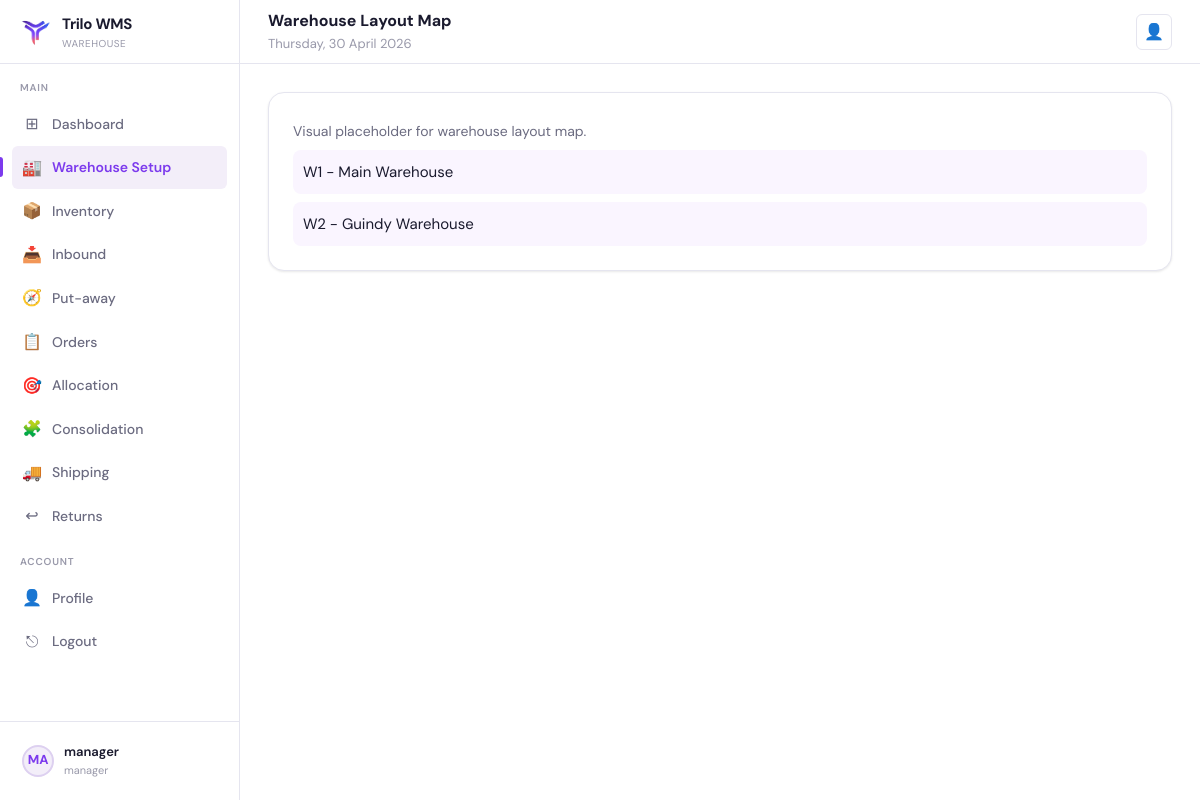
The app's page /warehouse/layout/ (signed in) with its own data.
### core/models.py (models this page shows, shortened)
class User(AbstractUser):
    class Role(models.TextChoices):
        ADMIN = "admin", "Admin"
        MANAGER = "manager", "Manager"
        PICKER = "picker", "Picker"
        PUTAWAY = "putaway", "Putaway"
        PACKER = "packer", "Packer"
    role = models.CharField(max_length=20, choices=Role.choices, default=Role.PICKER)
    employee_id = models.CharField(max_length=32, unique=True)
    warehouse = models.CharField(max_length=120, blank=True, null=True)
    assigned_warehouse = models.ForeignKey(
        "Warehouse",
        on_delete=models.SET_NULL,
        null=True,
        blank=True,
        related_name="workers",
    )

class Warehouse(models.Model):
    class Status(models.TextChoices):
        ACTIVE = "active", "Active"
        INACTIVE = "inactive", "Inactive"
    name = models.CharField(max_length=120)
    code = models.CharField(max_length=20, unique=True)
    location = models.CharField(max_length=255, blank=True, default="")
    manager = models.ForeignKey(
        settings.AUTH_USER_MODEL,
        on_delete=models.SET_NULL,
        null=True,
        blank=True,
        related_name="managed_warehouses",
    )
    contact = models.CharField(max_length=120, blank=True, default="")
    status = models.CharField(max_length=20, choices=Status.choices, default=Status.ACTIVE)
    created_at = models.DateTimeField(default=timezone.now, editable=False)

### core/views.py (the view)
# urls.py: path("warehouse/layout/", views.warehouse_layout_map, name="warehouse_layout_map"),
@login_required
@role_required("admin", "manager")
def warehouse_layout_map(request):
    return render(request, "warehouse/warehouse_layout_map.html", {"warehouses": Warehouse.objects.all(), "today_str": now_date_str()})

### core/utils.py (called while the page is built)
def now_date_str() -> str:
    return timezone.localdate().strftime("%A, %d %B %Y")

### core/templates/warehouse/warehouse_layout_map.html (shortened to what this page needs)
{% extends "base.html" %}
{% block header_title %}Warehouse Layout Map{% endblock %}
{% block content %}
<div class="card"><div class="card-body">
  <div class="page-subtitle">Visual placeholder for warehouse layout map.</div>
  {% for w in warehouses %}<div style="margin-top:8px;padding:10px;background:#faf5ff;border-radius:8px">{{ w.code }} - {{ w.name }}</div>{% endfor %}
</div></div>
{% endblock %}

### core/templates/base.html (shortened to what this page needs)
{% load static %}
<!DOCTYPE html>
<html lang="en">
<head>
  <link rel="stylesheet" href="{% static 'css/base.css' %}"/>
</head>
<body class="{% block body_class %}{% endblock %}">
  {% block layout %}
  <div class="layout">
    <aside class="sidebar">
      <div class="sidebar-logo">
        <div class="logo-icon"><img src="{% static 'images/TriloLogo.png' %}" alt="Trilo WMS" width="32" height="32" /></div>
        <div>
          <div class="logo-text">Trilo WMS</div>
          <div class="logo-sub">Warehouse</div>
        </div>
      </div>
      <nav class="sidebar-nav">
        <div class="nav-section-label">Main</div>
        <a class="nav-item {% if request.path == '/dashboard/' %}active{% endif %}" href="/dashboard/">
          <span class="nav-icon">⊞</span> Dashboard
        </a>
        {% if request.user.role == 'manager' %}
          <a class="nav-item {% if request.path|slice:":11" == '/warehouse/' %}active{% endif %}" href="/warehouse/">
            <span class="nav-icon">🏭</span> Warehouse Setup
          </a>
          <a class="nav-item {% if request.path|slice:":11" == '/inventory/' %}active{% endif %}" href="/inventory/">
            <span class="nav-icon">📦</span> Inventory
          </a>
          <a class="nav-item {% if request.path|slice:":9" == '/inbound/' %}active{% endif %}" href="/inbound/">
            <span class="nav-icon">📥</span> Inbound
          </a>
          <a class="nav-item {% if request.path|slice:":18" == '/inbound/putaway/' %}active{% endif %}" href="/inbound/putaway/tasks/">
            <span class="nav-icon">🧭</span> Put-away
          </a>
          <a class="nav-item {% if request.path|slice:":8" == '/orders/' %}active{% endif %}" href="/orders/">
            <span class="nav-icon">📋</span> Orders
          </a>
          <a class="nav-item {% if request.path|slice:":12" == '/allocation/' %}active{% endif %}" href="/allocation/">
            <span class="nav-icon">🎯</span> Allocation
          </a>
          <a class="nav-item {% if request.path|slice:":15" == '/consolidation/' %}active{% endif %}" href="/consolidation/">
            <span class="nav-icon">🧩</span> Consolidation
          </a>
          <a class="nav-item {% if request.path|slice:":10" == '/shipping/' %}active{% endif %}" href="/shipping/">
            <span class="nav-icon">🚚</span> Shipping
          </a>
          <a class="nav-item {% if request.path|slice:":9" == '/returns/' %}active{% endif %}" href="/returns/">
            <span class="nav-icon">↩</span> Returns
          </a>
        {% endif %}
        <div class="nav-section-label">Account</div>
        <a class="nav-item {% if request.path == '/profile/' %}active{% endif %}" href="/profile/">
          <span class="nav-icon">👤</span> Profile
        </a>
        <a class="nav-item" href="/logout/"><span class="nav-icon">⎋</span> Logout</a>
      </nav>
      <div class="sidebar-footer">
        <a class="sidebar-user" href="/profile/">
          <div class="user-avatar">{{ request.user.get_full_name|default:request.user.username|slice:":2"|upper }}</div>
          <div class="user-info">
            <div class="user-name">{{ request.user.get_full_name|default:request.user.username }}</div>
            <div class="user-role">{{ request.user.role|default:"" }}</div>
          </div>
        </a>
      </div>
    </aside>
    <header class="header">
      <div style="flex:1">
        <div class="header-title">{% block header_title %}Dashboard{% endblock %}</div>
        <div class="header-breadcrumb">{% block header_subtitle %}{{ today_str }}{% endblock %}</div>
      </div>
      <div class="header-actions">
        <a class="header-btn" href="/profile/" title="Profile">👤</a>
      </div>
    </header>
    <main class="main">
      {% block content %}{% endblock %}
    </main>
  </div>
  {% endblock %}
</body>
</html>

### records on screen
User: user.get_full_name "MA", user.get_full_name "manager", user.role "manager"
Warehouse: code "W1", name "Main Warehouse"
Warehouse: code "W2", name "Guindy Warehouse"

### other values on screen
{{ today_str }} "Thursday, 30 April 2026"
